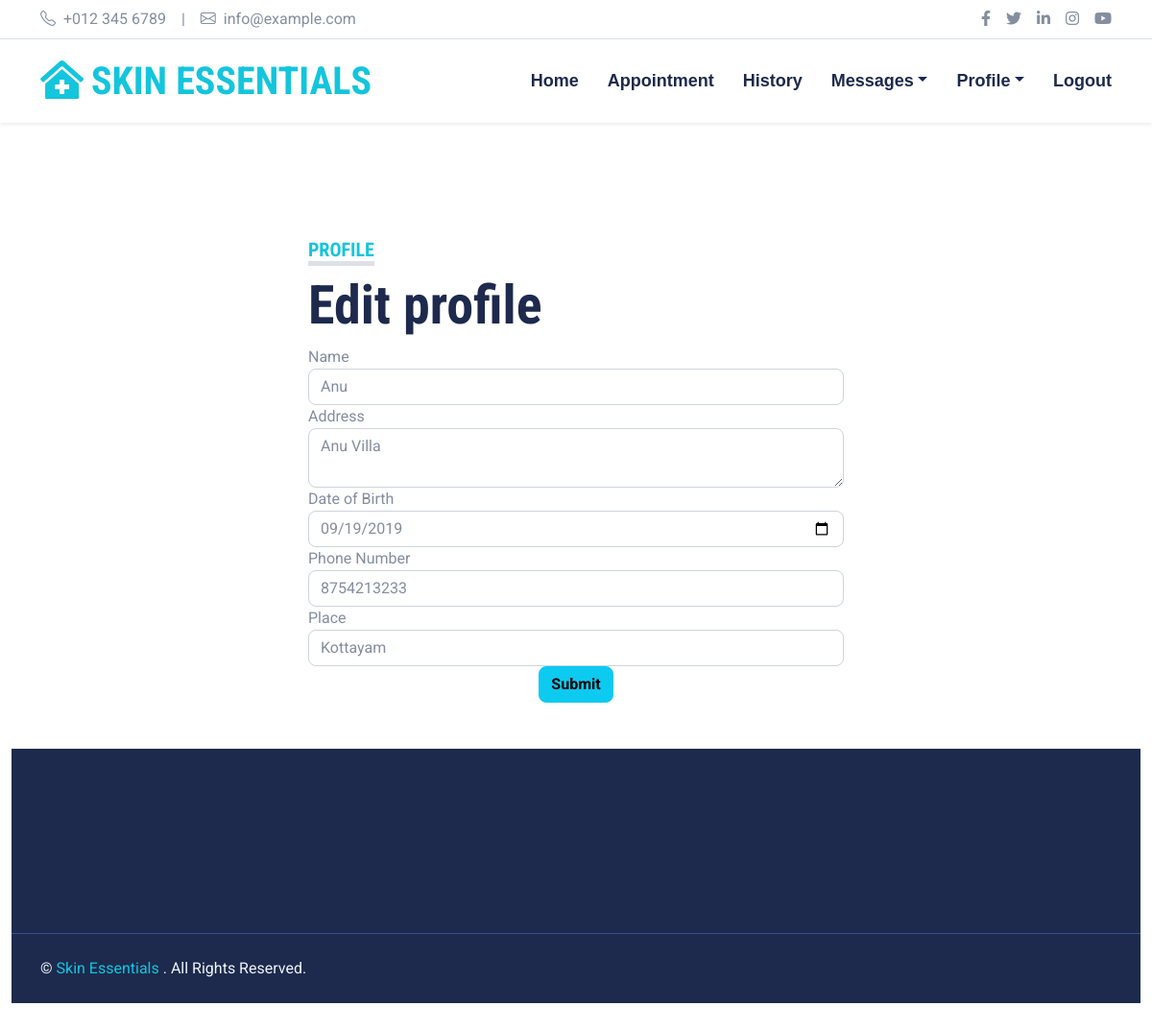
Page /Patient/profile.php (signed in) on the committed database.
### tables this page shows
CREATE TABLE `tbl_patient` (
  `patient_id` int(11) NOT NULL,
  `login_id` int(11) NOT NULL,
  `patient_name` varchar(50) DEFAULT NULL,
  `phone_number` bigint(20) DEFAULT NULL,
  `Address` longtext NOT NULL,
  `place` varchar(50) DEFAULT NULL,
  `dob` date NOT NULL,
  `entry_date` timestamp NOT NULL DEFAULT current_timestamp(),
  `district_id` int(11) NOT NULL
);

### Patient/profile.php (the view, shortened to what this page needs)
<?php include("header.php") ?>
<div class="container-fluid py-5">
<div class="container">
<div class="row gx-5">
<div class="col-lg-12 mb-5 mb-lg-0">
<?php
   include("../db.php");
   $logid=$_SESSION["patient"]["login_id"];
              $sql="select * from tbl_patient where login_id='$logid'";
             $qt=  mysqli_query($con,$sql);
             $row=mysqli_fetch_array( $qt);?>
<form method="post" action="update_profile.php" method="post" id="myform" enctype="multipart/form-data">
  <div class="col-sm-6" style="margin: auto;">
    <h5 class="d-inline-block text-primary text-uppercase border-bottom border-5">Profile</h5>
<h1 class="display-4">Edit profile</h1>
    <div class="form-group"> <label for="">Name</label>
    <input type="text" class="form-control" value="<?php echo $row['patient_name'] ?>" id=""  name="patient_name"> </div>
    <div class="form-group">
    <label>Address</label>
    <textarea name="address"  class="form-control" ><?php echo $row['Address'] ?></textarea>
    </div>
    <div class="form-group">
    <label>Date of Birth </label>
    <input  type="date" class="form-control" id="dob" value="<?php echo $row['dob'] ?>"  name="dob" >
</div>
    <div class="form-group">
        <label>Phone Number</label>
        <input  class="form-control" value="<?php echo $row['phone_number'] ?>"   type="text" name="phone_number" >
      </div>
      <div class="form-group">
        <label>Place</label>
        <input class="form-control"  value="<?php echo $row['place'] ?>"    type="text" name="place" >
    </div>
<div class="col-sm-12"  style="text-align: center;"><div>
<input type="submit" value="Submit" name="submit" class="btn btn-info">
</div></div>
</form>
</div>
					</div></div></div>
					<?php include("footer.php") ?>

### assets/assets/css/style.css (style rules this page uses)
:root { --primary: #13C5DD; --secondary: #354F8E; --light: #EFF5F9; --dark: #1D2A4D; }
.btn { font-weight: 700; transition: .5s; }

### rows in the picture
tbl_patient: patient_name "Anu", address "Anu Villa", dob "09/19/2019", phone_number "8754213233", place "Kottayam"
